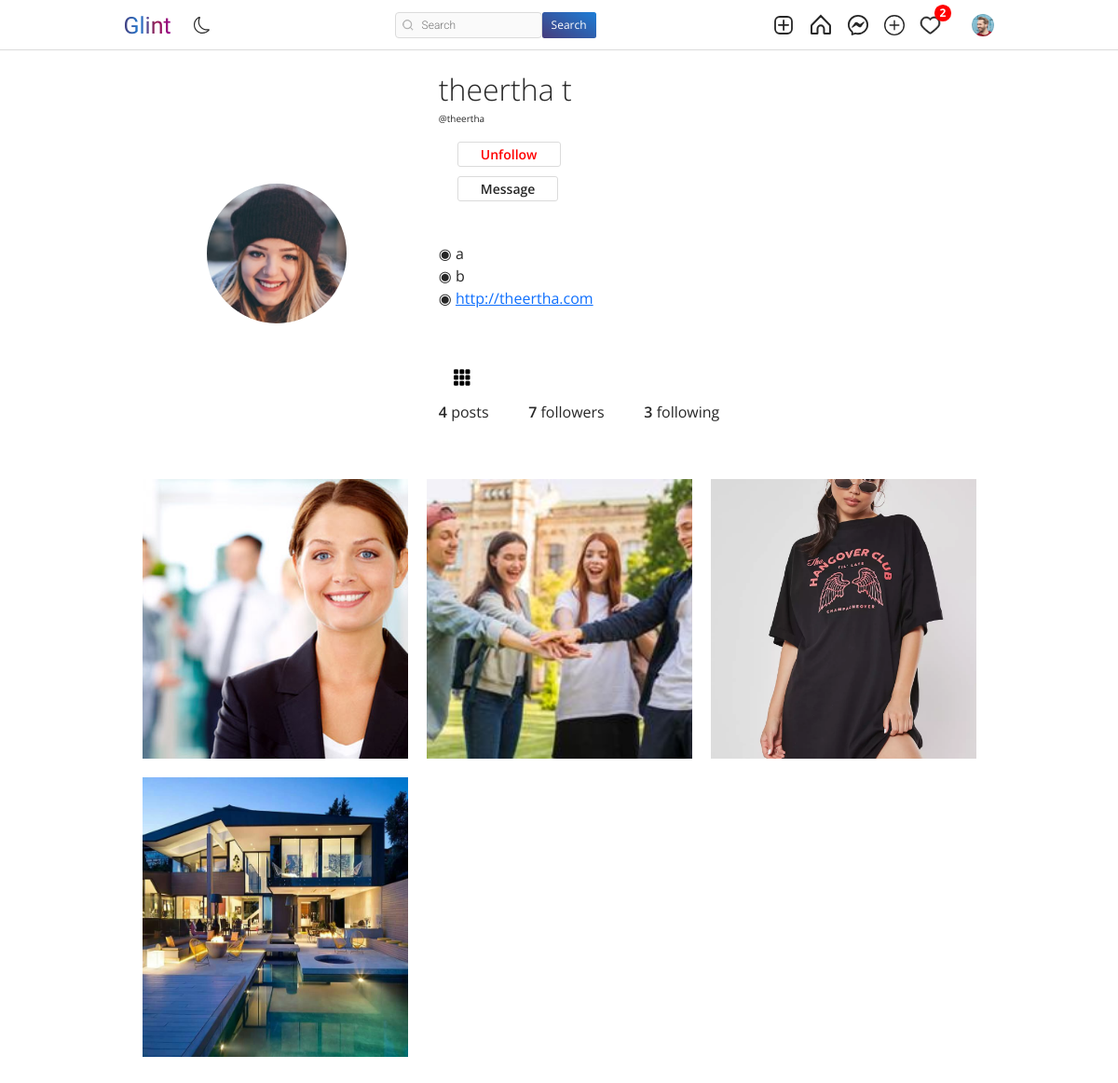
The page /theertha/ (signed in) on the database its author committed.
### authy/models.py (models this page shows, shortened)
class Profile(models.Model):
    user = models.OneToOneField(User, related_name='profile', on_delete=models.CASCADE)
    image = models.ImageField(upload_to="profile_pciture", null=True, default="default.jpg")
    first_name = models.CharField(max_length=200, null=True, blank=True)
    last_name = models.CharField(max_length=200, null=True, blank=True)
    bio = models.CharField(max_length=200, null=True, blank=True)
    location = models.CharField(max_length=200, null=True, blank=True)
    url = models.URLField(max_length=200, null=True, blank=True)
    favourite = models.ManyToManyField(Post, blank=True)

### app/models.py (models this page shows)
class Post(models.Model):
    id = models.UUIDField(primary_key=True, default=uuid.uuid4, editable=False)
    picture = models.ImageField(upload_to=user_directory_path, verbose_name="Picture", null=True)
    caption = models.CharField(max_length=10000, verbose_name="Caption")
    posted = models.DateField(auto_now_add=True)
    tags = models.ManyToManyField(Tag, related_name="tags")
    user = models.ForeignKey(User, on_delete=models.CASCADE)
    likes = models.IntegerField(default=0)
    def get_absolute_url(self):
        return reverse("post-details", args=[str(self.id)])

### authy/views.py (the view)
# urls.py: path('<username>/', UserProfile, name="profile"),
@login_required(login_url='/users/sign-in/')
def UserProfile(request, username):
    Profile.objects.get_or_create(user=request.user)
    user = get_object_or_404(User, username=username)
    profile = Profile.objects.get(user=user)
    url_name = resolve(request.path).url_name
    posts = Post.objects.filter(user=user).order_by('-posted')
    if url_name == 'profile':
        posts = Post.objects.filter(user=user).order_by('-posted')
    else:
        posts = profile.favourite.all()
    posts_count = Post.objects.filter(user=user).count()
    following_count = Follow.objects.filter(follower=user).count()
    followers_count = Follow.objects.filter(following=user).count()
    follow_status = Follow.objects.filter(following=user, follower=request.user).exists()
    paginator = Paginator(posts, 8)
    page_number = request.GET.get('page')
    posts_paginator = paginator.get_page(page_number)
    context = {
        'posts': posts,
        'profile':profile,
        'posts_count':posts_count,
        'following_count':following_count,
        'followers_count':followers_count,
        'posts_paginator':posts_paginator,
        'follow_status':follow_status,
    }
    return render(request, 'profile.html', context)

### directs/views.py (called while the page is built)
def checkDirects(request):
	directs_count = 0
	if request.user.is_authenticated:
		directs_count = Message.objects.filter(user=request.user, is_read=False).count()
	return {'directs_count':directs_count}

### notification/views.py (called while the page is built)
def CountNotifications(request):
	count_notifications = 0
	if request.user.is_authenticated:
		count_notifications = Notification.objects.filter(user=request.user, is_seen=False).count()
	return {'count_notifications':count_notifications}

### templates/profile.html (shortened to what this page needs)
{% extends 'base.html' %}
{% load static %}
{% block content %}
<!DOCTYPE html>
<html lang="en">
<head>
    <link rel="stylesheet" href="{% static 'assets3/css/reset.css' %}">
    <link rel="stylesheet" href="{% static 'assets3/css/styles.css' %}">
    <link rel="stylesheet" href="https://use.fontawesome.com/releases/v5.2.0/css/all.css">
</head>
<body>
    <header>
        <br><br><br>
        <div class="container">
            <div class="profile">
                <a href="{{request.user.profile.image.url}}" class="profile-image">
                    <img src="{{profile.image.url}}" alt="">
                </a>
                <div class="profile-user-settings">
                    {% if profile.first_name %}
                    <div class="user-name-line">
                        <h6 class="profile-user-name" style="margin-bottom: 10px;">{{profile.first_name}} {{profile.last_name}}</h6>
                        <h5 class="profile-username-tag">@{{profile.user.username}}</h5>
                    </div>
                    {% endif %}
                    <br><br>
                    {% if request.user.is_authenticated and request.user != profile.user %}
                        {% if follow_status == True %}
                                <a href="{% url 'follow' profile.user 0 %}" class="btn profile-edit-btn" style="color: red;">Unfollow</a> <br><br>
                            {% else %}
                                <a href="{% url 'follow' profile.user 1 %}" class="btn profile-edit-btn" style="color: green;">Follow</a> <br><br>
                        {% endif %}
                    {% endif %}
                        {% if request.user.is_authenticated and request.user != profile.user %}
                                <a href="{% url 'conversation' profile.user %}" class="btn profile-edit-btn">Message</a> <br><br>
                        {% endif %}
                        <br>
                </div>
                <div class="profile-bio">
                    <br>
                    {% if profile.bio %}
                    <p>◉ {{profile.bio}}</p>
                    {% endif %}
                    {% if profile.location %}
                    <p>◉ {{profile.location}}</p>
                    {% endif %}
                    {% if profile.url %}
                    <p>◉ <a href="{{profile.url}}">{{profile.url}}</a></p>
                    {% endif %}
                    <br><br>
                    <div class="profile-user-settings">
                        <a  href="{% url 'profile' profile.user %}"  class="btns profiele-edit-btn"><i class="bi bi-grid-3x3-gap-fill"></i></i></a>
                    </div>
                </div>
                <div class="profile-stats">
                    <ul>
                        <li><span class="profile-stat-count">{{posts_count}}</span> posts</li>
                        <li><span class="profile-stat-count">{{followers_count}}</span> followers</li>
                        <li><span class="profile-stat-count">{{following_count}}</span> following</li>
                    </ul>
                    <br>
                </div>
            </div>
        </div>
    </header>
    <main>
        <div class="container">
            <div class="gallery">
                {% for post in posts %}
                <a href="{{post.get_absolute_url}}">
                    <div class="gallery-item" tabindex="0">
                    <img src="{{ post.picture.url }}" class="gallery-image" alt="" style="width: 500px; height: 300px; object-fit: cover;">
                    </div>
                </a>
                {% endfor %}
            </div>
        </div>
    </main>
</body>
</html>
{% endblock content %}

### templates/base.html (shortened to what this page needs)
{% load static %}
<!DOCTYPE html>
<html lang="en">
<head>
    <link rel="stylesheet" href="https://cdn.jsdelivr.net/npm/bootstrap-icons@1.8.1/font/bootstrap-icons.css">
    <link href="https://cdn.jsdelivr.net/npm/bootstrap@5.1.3/dist/css/bootstrap.min.css" rel="stylesheet">
    <link rel="stylesheet" type="text/css" href="{% static 'assets1/style.css' %}">
    {% block extra_css %}
    <link rel="stylesheet" type="text/css" href="{% static 'assets1/style3.css' %}">
    {% endblock %}
</head>
<body>
    <header class="header">
        <nav class="header__content">
            <div class="header__buttons">
                    <div class="logos">
                        <p class="zen-dots-regular">Glint</p>
                    </div>
                <button class="header__theme-button" title="Toggle Theme">
                </button>
            </div>
            <form action="{% url 'search-users' %}" method="GET">
                <div class="header__search">
                    <input type="text" placeholder="Search" name="q" value="{{ request.GET.q }}">
                    <button class="btn btn-primary" type="submit">Search</button>
                </div>
            </form>
            <div class="header__buttons header__buttons--desktop">
                <a href="{% url 'newpost' %}">
                </a>
                <a href="{% url 'index' %}">
                </a>
                <a href="{% url 'message' %}" class="icon-wrapper" >
                </a>
                <a href="{% url 'newstory' %}">
                </a>
                <a href="{% url 'show-notification' %}" class="icon-wrapper">
                    {% if count_notifications %}
                        <span class="notification-badge">{{ count_notifications }}</span>
                    {% endif %}
                </a>
                <a href="">
                    <button class="profile-button">
                        <a href="{% url 'profile' request.user %}">
                            <div class="profile-button__picture">
                                <img src="{{request.user.profile.image.url}}" alt="User Picture">
                            </div>
                        </a>
                    </button>
                </a>
            </div>
        </nav>
    </header>
    {% block content %}
    {% endblock content %}
</body>
</html>

### static/assets1/style.css (style rules this page uses)
*, *::after, *::before { box-sizing: border-box; margin: 0; padding: 0; }
*, button, input, select, textarea { font-family: 'Roboto', sans-serif; }
:root { --primary: hsl(0, 0%, 100%); --secondary: hsl(0, 0%, 98%); --border: hsl(0, 0%, 86%); --story-border: hsl(0, 0%, 78%); --img-border: hsla(0, 0%, 0%, 0.1); --text-dark: hsl(0, 0%, 15%); --text-light: hsl(0, 0%, 60%); --like: hsl(355, 82%, 61%); --link: hsl(204, 100%, 48%); --header-height: 44px; --nav-height: 44px; }
body { min-height: 100vh; display: flex; flex-direction: column; overflow-y: auto; }
svg { display: block; }
img { max-width: 100%; }
.header { width: 100%; height: var(--header-height); background-color: var(--primary); display: flex; justify-content: center; position: fixed; top: 0; left: 0; z-index: 2; }
.header::after { content: ''; position: absolute; bottom: 0; width: 100%; height: 1px; background-color: var(--border); }
.header__content { width: 100%; max-width: 975px; padding: 0 14px; display: flex; justify-content: space-between; align-items: center; }
.header__theme-button { background-color: transparent; border: none; cursor: pointer; }
.header__theme-button-moon { display: unset; }
.header__search { width: 216px; height: 28px; display: none; align-items: center; position: relative; }
.header__search svg { width: 12px; height: 12px; position: absolute; left: 8px; }
.header__search input { width: 100%; height: 100%; background-color: var(--secondary); padding: 4px 10px 4px 28px; border: 1px solid var(--border); border-radius: 4px; outline: none; font-size: 12px; font-weight: 300; text-decoration: none; color: var(--text-light); text-overflow: ellipsis; overflow: hidden; white-space: nowrap; }
.header__buttons { display: flex; align-items: center; gap: 16px; }
.profile-button { background-color: transparent; border: none; outline: none; cursor: pointer; position: relative; }
.profile-button__picture { width: 24px; height: 24px; border-radius: 50%; overflow: hidden; position: relative; }
.profile-button__picture::after { content: ''; position: absolute; top: 0; bottom: 0; left: 0; right: 0; border: 1px solid var(--img-border); border-radius: 50%; }
@media (min-width: 768px) { :root { --header-height: 54px; --nav-height: 0px; } }
@media (min-width: 768px) { .header__content { padding: 0 20px; } }
@media (min-width: 768px) { .header__search { display: flex; } }

### static/assets3/css/styles.css (style rules this page uses)
:root { font-size: 10px; }
*, *::before, *::after { box-sizing: border-box; }
body { font-family: "Open Sans", Arial, sans-serif; min-height: 100vh; background-color: #fafafa; color: #262626; padding-bottom: 3rem; }
img { display: block; }
.container { max-width: 93.5rem; margin: 0 auto; padding: 0 2rem; }
.btn { display: inline-block; font: inherit; background: none; border: none; color: inherit; padding: 0; cursor: pointer; }
.profile { padding: 5rem 0; }
.profile::after { content: ""; display: block; clear: both; }
.profile-image { float: left; width: calc(33.333% - 1rem); display: flex; justify-content: center; align-items: center; margin-right: 3rem; }
.profile-image img { border-radius: 50%; }
.profile-user-settings, .profile-stats, .profile-bio { float: left; width: calc(66.666% - 2rem); }
.profile-user-settings { margin-top: 1.1rem; }
.profile-user-name { display: inline-block; font-size: 3.2rem; font-weight: 300; }
.profile-edit-btn { font-size: 1.4rem; line-height: 1.8; border: 0.1rem solid #dbdbdb; border-radius: 0.3rem; padding: 0 2.4rem; margin-left: 2rem; }
.profile-stats { margin-top: 2.3rem; }
.profile-stats li { display: inline-block; font-size: 1.6rem; line-height: 1.5; margin-right: 4rem; cursor: pointer; }
.profile-stats li:last-of-type { margin-right: 0; }
.profile-bio { font-size: 1.6rem; font-weight: 400; line-height: 1.5; margin-top: 2.3rem; }
.profile-real-name, .profile-stat-count, .profile-edit-btn { font-weight: 600; }
.gallery { display: flex; flex-wrap: wrap; margin: -1rem -1rem; padding-bottom: 3rem; }
.gallery-item { position: relative; flex: 1 0 22rem; margin: 1rem; color: #fff; cursor: pointer; }
.gallery-image { width: 100%; height: 100%; object-fit: cover; }

### rows shown on the page
Profile: image (picture), first_name "theertha", last_name "t", user.username "theertha", bio "a", location "b", url "http://theertha.com"
Post: picture (picture)
Post: picture (picture)
Post: picture (picture)
Post: picture (picture)

### other values the page prints
{{ count_notifications }} "2"
{{ posts_count }} "4"
{{ followers_count }} "7"
{{ following_count }} "3"
